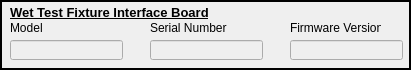
  <widget class="QFrame" name="frame_10">
   <property name="geometry">
    <rect>
     <x>580</x>
     <y>310</y>
     <width>411</width>
     <height>70</height>
    </rect>
   </property>
   <property name="frameShape">
    <enum>QFrame::Box</enum>
   </property>
   <property name="frameShadow">
    <enum>QFrame::Plain</enum>
   </property>
   <property name="lineWidth">
    <number>2</number>
   </property>
   <property name="midLineWidth">
    <number>1</number>
   </property>
   <widget class="QLineEdit" name="WTFIB_MODELNUM_FIELD">
    <property name="enabled">
     <bool>false</bool>
    </property>
    <property name="geometry">
     <rect>
      <x>10</x>
      <y>40</y>
      <width>113</width>
      <height>20</height>
     </rect>
    </property>
   </widget>
   <widget class="QLabel" name="label_47">
    <property name="geometry">
     <rect>
      <x>10</x>
      <y>20</y>
      <width>91</width>
      <height>16</height>
     </rect>
    </property>
    <property name="text">
     <string>Model</string>
    </property>
   </widget>
   <widget class="QLineEdit" name="WTFIB_SN_FIELD">
    <property name="enabled">
     <bool>false</bool>
    </property>
    <property name="geometry">
     <rect>
      <x>150</x>
      <y>40</y>
      <width>113</width>
      <height>20</height>
     </rect>
    </property>
   </widget>
   <widget class="QLabel" name="label_48">
    <property name="geometry">
     <rect>
      <x>150</x>
      <y>20</y>
      <width>81</width>
      <height>16</height>
     </rect>
    </property>
    <property name="text">
     <string>Serial Number</string>
    </property>
   </widget>
   <widget class="QLabel" name="label_49">
    <property name="geometry">
     <rect>
      <x>290</x>
      <y>20</y>
      <width>91</width>
      <height>16</height>
     </rect>
    </property>
    <property name="text">
     <string>Firmware Version</string>
    </property>
   </widget>
   <widget class="QLineEdit" name="WTFIB_FIRMWARE_V_FIELD">
    <property name="enabled">
     <bool>false</bool>
    </property>
    <property name="geometry">
     <rect>
      <x>290</x>
      <y>40</y>
      <width>113</width>
      <height>20</height>
     </rect>
    </property>
   </widget>
   <widget class="QLabel" name="label_51">
    <property name="geometry">
     <rect>
      <x>10</x>
      <y>5</y>
      <width>221</width>
      <height>16</height>
     </rect>
    </property>
    <property name="autoFillBackground">
     <bool>false</bool>
    </property>
    <property name="frameShape">
     <enum>QFrame::NoFrame</enum>
    </property>
    <property name="frameShadow">
     <enum>QFrame::Plain</enum>
    </property>
    <property name="lineWidth">
     <number>0</number>
    </property>
    <property name="midLineWidth">
     <number>0</number>
    </property>
    <property name="text">
     <string>&lt;html&gt;&lt;head/&gt;&lt;body&gt;&lt;p&gt;&lt;span style=&quot; font-size:10pt; font-weight:600; text-decoration: underline;&quot;&gt;Wet Test Fixture Interface Board&lt;/span&gt;&lt;/p&gt;&lt;/body&gt;&lt;/html&gt;</string>
    </property>
    <property name="openExternalLinks">
     <bool>false</bool>
    </property>
   </widget>
  </widget>
